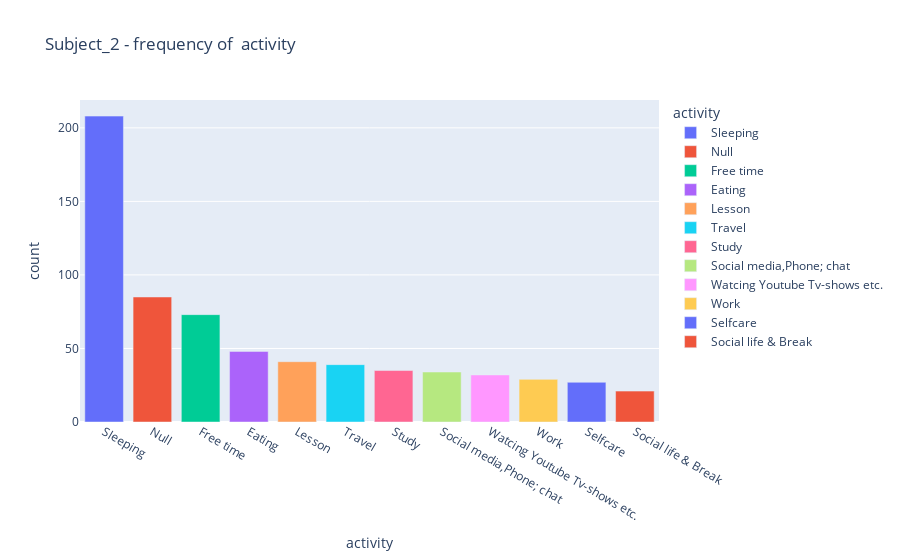

The cell this chart's notebook holds for it:
### Code cell
fig = px.bar(df_a, x="activity", y="count", color="activity", title="Subject_2 - frequency of  activity")
fig.show()

### Figure 1 — Plotly figure (JSON) as saved in the notebook; plotly's stock layout.template omitted (floating-point values rounded to 4 significant figures)
{"data": [{"alignmentgroup": "True", "hovertemplate": "activity=%{x}<br>count=%{y}<extra></extra>", "legendgroup": "Sleeping", "marker": {"color": "#636efa", "pattern": {"shape": ""}}, "name": "Sleeping", "offsetgroup": "Sleeping", "orientation": "v", "showlegend": true, "textposition": "auto", "type": "bar", "x": ["Sleeping"], "xaxis": "x", "y": [208], "yaxis": "y"}, {"alignmentgroup": "True", "hovertemplate": "activity=%{x}<br>count=%{y}<extra></extra>", "legendgroup": "Null", "marker": {"color": "#EF553B", "pattern": {"shape": ""}}, "name": "Null", "offsetgroup": "Null", "orientation": "v", "showlegend": true, "textposition": "auto", "type": "bar", "x": ["Null"], "xaxis": "x", "y": [85], "yaxis": "y"}, {"alignmentgroup": "True", "hovertemplate": "activity=%{x}<br>count=%{y}<extra></extra>", "legendgroup": "Free time", "marker": {"color": "#00cc96", "pattern": {"shape": ""}}, "name": "Free time", "offsetgroup": "Free time", "orientation": "v", "showlegend": true, "textposition": "auto", "type": "bar", "x": ["Free time"], "xaxis": "x", "y": [73], "yaxis": "y"}, {"alignmentgroup": "True", "hovertemplate": "activity=%{x}<br>count=%{y}<extra></extra>", "legendgroup": "Eating", "marker": {"color": "#ab63fa", "pattern": {"shape": ""}}, "name": "Eating", "offsetgroup": "Eating", "orientation": "v", "showlegend": true, "textposition": "auto", "type": "bar", "x": ["Eating"], "xaxis": "x", "y": [48], "yaxis": "y"}, {"alignmentgroup": "True", "hovertemplate": "activity=%{x}<br>count=%{y}<extra></extra>", "legendgroup": "Lesson", "marker": {"color": "#FFA15A", "pattern": {"shape": ""}}, "name": "Lesson", "offsetgroup": "Lesson", "orientation": "v", "showlegend": true, "textposition": "auto", "type": "bar", "x": ["Lesson"], "xaxis": "x", "y": [41], "yaxis": "y"}, {"alignmentgroup": "True", "hovertemplate": "activity=%{x}<br>count=%{y}<extra></extra>", "legendgroup": "Travel", "marker": {"color": "#19d3f3", "pattern": {"shape": ""}}, "name": "Travel", "offsetgroup": "Travel", "orientation": "v", "showlegend": true, "textposition": "auto", "type": "bar", "x": ["Travel"], "xaxis": "x", "y": [39], "yaxis": "y"}, {"alignmentgroup": "True", "hovertemplate": "activity=%{x}<br>count=%{y}<extra></extra>", "legendgroup": "Study", "marker": {"color": "#FF6692", "pattern": {"shape": ""}}, "name": "Study", "offsetgroup": "Study", "orientation": "v", "showlegend": true, "textposition": "auto", "type": "bar", "x": ["Study"], "xaxis": "x", "y": [35], "yaxis": "y"}, {"alignmentgroup": "True", "hovertemplate": "activity=%{x}<br>count=%{y}<extra></extra>", "legendgroup": "Social media,Phone; chat", "marker": {"color": "#B6E880", "pattern": {"shape": ""}}, "name": "Social media,Phone; chat", "offsetgroup": "Social media,Phone; chat", "orientation": "v", "showlegend": true, "textposition": "auto", "type": "bar", "x": ["Social media,Phone; chat"], "xaxis": "x", "y": [34], "yaxis": "y"}, {"alignmentgroup": "True", "hovertemplate": "activity=%{x}<br>count=%{y}<extra></extra>", "legendgroup": "Watcing Youtube Tv-shows etc.", "marker": {"color": "#FF97FF", "pattern": {"shape": ""}}, "name": "Watcing Youtube Tv-shows etc.", "offsetgroup": "Watcing Youtube Tv-shows etc.", "orientation": "v", "showlegend": true, "textposition": "auto", "type": "bar", "x": ["Watcing Youtube Tv-shows etc."], "xaxis": "x", "y": [32], "yaxis": "y"}, {"alignmentgroup": "True", "hovertemplate": "activity=%{x}<br>count=%{y}<extra></extra>", "legendgroup": "Work", "marker": {"color": "#FECB52", "pattern": {"shape": ""}}, "name": "Work", "offsetgroup": "Work", "orientation": "v", "showlegend": true, "textposition": "auto", "type": "bar", "x": ["Work"], "xaxis": "x", "y": [29], "yaxis": "y"}, {"alignmentgroup": "True", "hovertemplate": "activity=%{x}<br>count=%{y}<extra></extra>", "legendgroup": "Selfcare", "marker": {"color": "#636efa", "pattern": {"shape": ""}}, "name": "Selfcare", "offsetgroup": "Selfcare", "orientation": "v", "showlegend": true, "textposition": "auto", "type": "bar", "x": ["Selfcare"], "xaxis": "x", "y": [27], "yaxis": "y"}, {"alignmentgroup": "True", "hovertemplate": "activity=%{x}<br>count=%{y}<extra></extra>", "legendgroup": "Social life & Break", "marker": {"color": "#EF553B", "pattern": {"shape": ""}}, "name": "Social life & Break", "offsetgroup": "Social life & Break", "orientation": "v", "showlegend": true, "textposition": "auto", "type": "bar", "x": ["Social life & Break"], "xaxis": "x", "y": [21], "yaxis": "y"}], "layout": {"barmode": "relative", "legend": {"title": {"text": "activity"}, "tracegroupgap": 0}, "title": {"text": "Subject_2 - frequency of  activity"}, "xaxis": {"anchor": "y", "categoryarray": ["Sleeping", "Null", "Free time", "Eating", "Lesson", "Travel", "Study", "Social media,Phone; chat", "Watcing Youtube Tv-shows etc.", "Work", "Selfcare", "Social life & Break"], "categoryorder": "array", "domain": [0, 1], "title": {"text": "activity"}}, "yaxis": {"anchor": "x", "domain": [0, 1], "title": {"text": "count"}}}}
